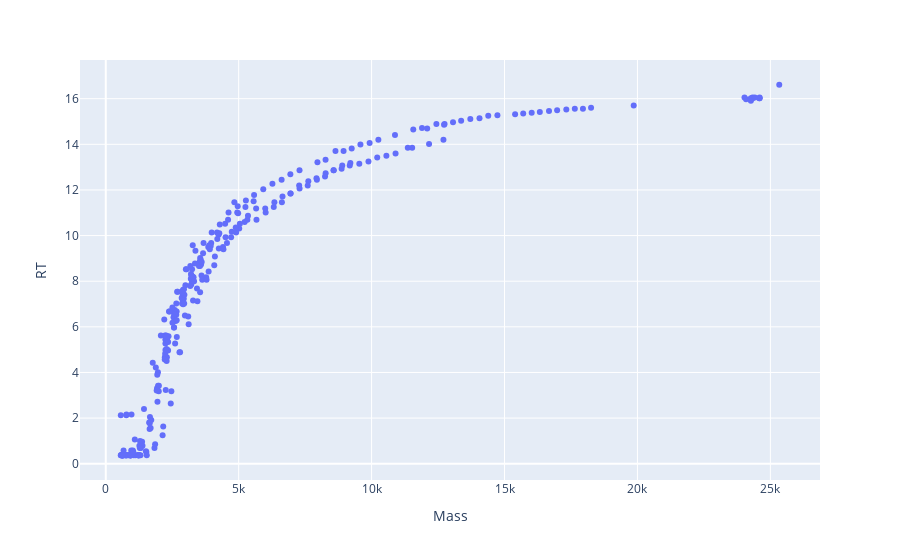

Notebook cell for this chart:
### Code cell
df_top = df_chosen.sort_values('Vol', ascending=False).iloc[:300]
plotly_zone(df_top)

### Figure 1 — Plotly figure (JSON) as saved in the notebook; plotly's stock layout.template omitted (floating-point values rounded to 4 significant figures; data arrays with more than 128 entries replaced by an {"elided": "..."} marker saying what was removed)
{"data": [{"hovertemplate": "Mass=%{x}<br>RT=%{y}<extra></extra>", "legendgroup": "", "marker": {"color": "#636efa", "symbol": "circle"}, "mode": "markers", "name": "", "orientation": "v", "showlegend": false, "type": "scatter", "x": {"elided": "300 float values"}, "xaxis": "x", "y": {"elided": "300 float values"}, "yaxis": "y"}], "layout": {"legend": {"tracegroupgap": 0}, "margin": {"t": 60}, "xaxis": {"anchor": "y", "domain": [0, 1], "title": {"text": "Mass"}}, "yaxis": {"anchor": "x", "domain": [0, 1], "title": {"text": "RT"}}}}
